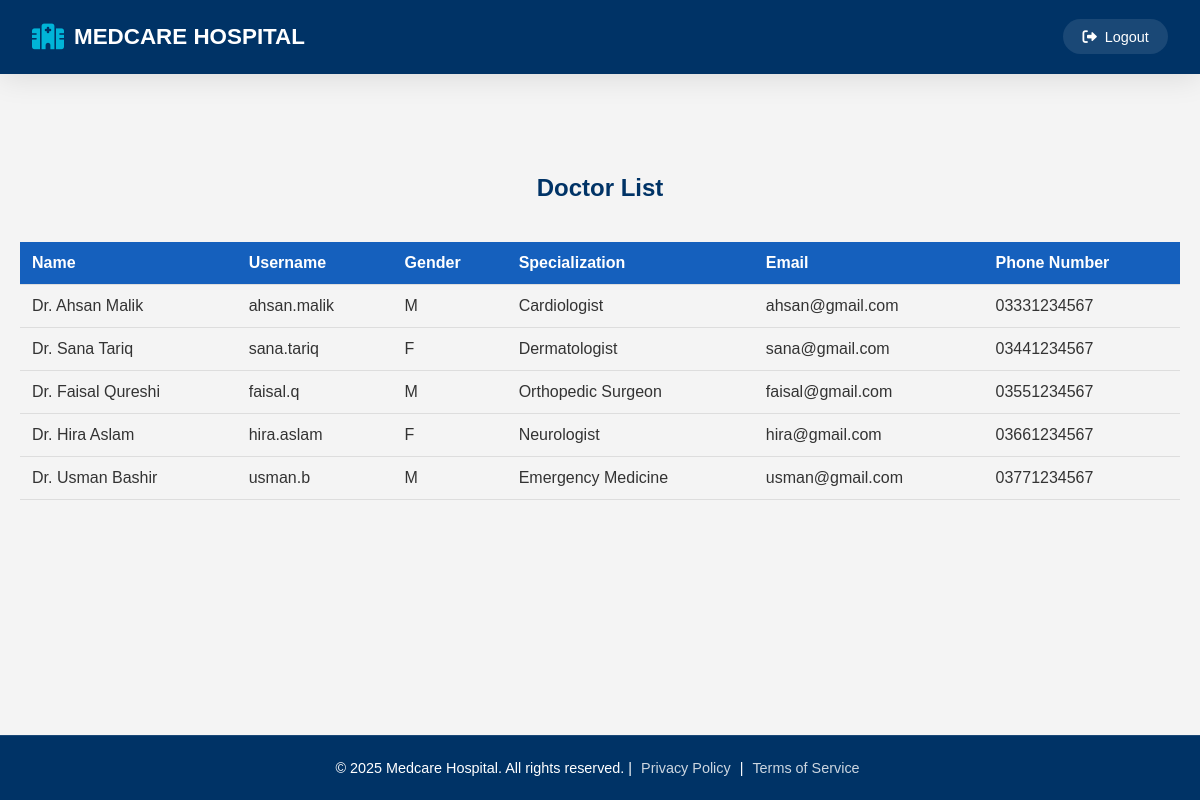
Screenshot of /sidebarD.php with the database file from the repository.
### tables this page shows
CREATE TABLE `doctor_ph_nmbr` (
  `doc_id` int(11) NOT NULL,
  `ph_Nmbr` varchar(20) NOT NULL
);

CREATE TABLE `doctor` (
  `doc_id` int(11) NOT NULL,
  `name` varchar(30) NOT NULL,
  `username` varchar(30) NOT NULL,
  `password` varchar(15) NOT NULL,
  `gender` varchar(1) NOT NULL,
  `specialization` varchar(100) NOT NULL,
  `email` varchar(100) NOT NULL
);

### sidebarD.php (the view, shortened to what this page needs)
<?php
require 'connection.php';
require 'header.php';
$sql = "SELECT
            doctor.doc_id,
            doctor.name,
            doctor.username,
            doctor.gender,
            doctor.specialization,
            doctor.email,
            doctor_ph_nmbr.ph_Nmbr
        FROM
            doctor
        JOIN
            doctor_ph_nmbr ON doctor.doc_id = doctor_ph_nmbr.doc_id";
$result = $conn->query($sql);
?>
<!DOCTYPE html>
<html lang="en">
<head>
</head>
<body>
    <div class="main">
        <h2>Doctor List</h2>
        <table class="doctor-table">
            <thead>
                <tr>
                    <th>Name</th>
                    <th>Username</th>
                    <th>Gender</th>
                    <th>Specialization</th>
                    <th>Email</th>
                    <th>Phone Number</th>
                </tr>
            </thead>
            <tbody>
                <?php
                if ($result->num_rows > 0) {
                    while ($row = $result->fetch_assoc()) {
                        echo "<tr>
                                <td>" . $row['name'] . "</td>
                                <td>" . $row['username'] . "</td>
                                <td>" . $row['gender'] . "</td>
                                <td>" . $row['specialization'] . "</td>
                                <td>" . $row['email'] . "</td>
                                <td>" . $row['ph_Nmbr'] . "</td>
                              </tr>";
                    }
                } else {
                    echo "<tr><td colspan='6' style='text-align: center;'>No doctors found</td></tr>";
                }
                ?>
            </tbody>
        </table>
    </div>
</body>
</html>
<?php require 'footer.php'; ?>

### styleA.css (style rules this page uses)
:root { --primary-dark: #003366; --primary-light: #0066cc; --accent-color: #00b4d8; --dark-bg: #0a192f; --light-bg: #f8f9fa; --card-shadow: 0 10px 20px rgba(0, 0, 0, 0.1); --transition: all 0.3s cubic-bezier(0.25, 0.8, 0.25, 1); }
* { margin: 0; padding: 0; box-sizing: border-box; }
body { font-family: 'Poppins', sans-serif; background-color: var(--light-bg); color: #333; overflow-x: hidden; }
.main { margin-left: 280px; padding: 2rem; transition: margin-left 0.4s ease; }

### sidebarD.php (style rules this page uses)
body { font-family: Arial, sans-serif; background-color: #f4f4f4; margin: 0; padding: 0; }
.main { margin: 80px auto 0; padding: 20px; text-align: center; max-width: 1200px; }
h2 { color: #003366; margin-bottom: 40px; }
.doctor-table { width: 100%; margin-top: 40px; border-collapse: collapse; margin: 0 auto; }
.doctor-table th, .doctor-table td { padding: 12px; text-align: left; border-bottom: 1px solid #ddd; }
.doctor-table th { background-color: #1560BD; color: white; }
.doctor-table td { color: #333; }
.doctor-table { margin: 0 auto; }

### footer.php (style rules this page uses)
html { margin: 0 ; padding: 0 ; }
body { margin: 0 ; padding: 0 ; }
.main { padding-bottom: 100px ; }

### rows the page displays
doctor_ph_nmbr: doc.name "Dr. Ahsan Malik", doc.username "ahsan.malik", doc.gender "M", doc.specialization "Cardiologist", doc.email "ahsan@gmail.com", ph_Nmbr "03331234567"
doctor_ph_nmbr: doc.name "Dr. Sana Tariq", doc.username "sana.tariq", doc.gender "F", doc.specialization "Dermatologist", doc.email "sana@gmail.com", ph_Nmbr "03441234567"
doctor_ph_nmbr: doc.name "Dr. Faisal Qureshi", doc.username "faisal.q", doc.gender "M", doc.specialization "Orthopedic Surgeon", doc.email "faisal@gmail.com", ph_Nmbr "03551234567"
doctor_ph_nmbr: doc.name "Dr. Hira Aslam", doc.username "hira.aslam", doc.gender "F", doc.specialization "Neurologist", doc.email "hira@gmail.com", ph_Nmbr "03661234567"
doctor_ph_nmbr: doc.name "Dr. Usman Bashir", doc.username "usman.b", doc.gender "M", doc.specialization "Emergency Medicine", doc.email "usman@gmail.com", ph_Nmbr "03771234567"
